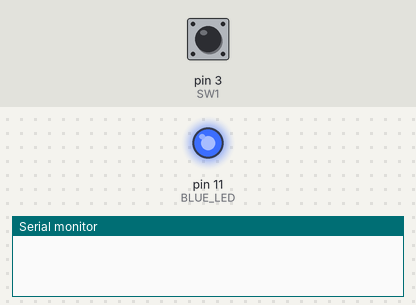
Bench run of a sketch on a simulated Arduino Mega 2560, built with avr-gcc and run on an emulated ATmega2560. Shown: output pins drawn as LEDs (lit = HIGH), the last lines printed to the serial monitor. Inputs (shaded band) come from the test bench; at power-on: pin 3 (SW1) HIGH. The modem accepts every AT command (registered, SIM ready, sends succeed) and sends nothing else.

Above: at 3.2 s.
3.3 s: pin 3 (SW1) pulled LOW for 0.15 s
At 4.0 s:
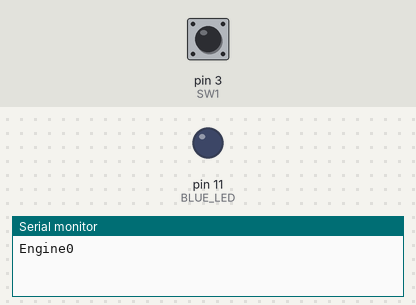
Timing chart, 0 to 6.3 s (numbered marks = the images above; inputs shaded):
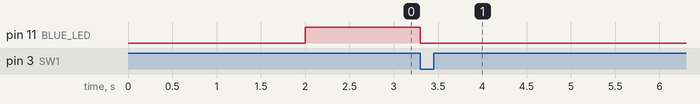

The sketch:

switch_sensing_SMS.ino
```cpp
const int SW1 = 3;
//const int SW3 = 5;

const int BLUE_LED = 11;

void setup() {
  // put your setup code here, to run once:
  Serial.begin(115200);
  Serial2.begin(115200);

  pinMode(SW1, INPUT);
  pinMode(BLUE_LED, OUTPUT);
/*
  Serial2.setTX(8);
  Serial2.setRX(9);*/
  delay(2000); // Give the module time to initialize
  digitalWrite(BLUE_LED, 1);
}

void loop() {
  // put your main code here, to run repeatedly:
  int SWITCH = digitalRead(SW1);
  if(SWITCH ==0){
    digitalWrite(BLUE_LED, 0);
    Serial.print("Engine");
    Serial.println(SWITCH);
    sendSMS("01063889819", "engine on");
  }
//  receiveSMS();
//  if (SWITCH == 0){
//  delay(2000); // Replace with recipient's phone number
}

void sendSMS(const char* phoneNumber, const char* message) {
  // AT command to set the GSM module in SMS mode
  Serial2.println("AT+CMGF=1");
  delay(1000);

  // AT command to specify the recipient's phone number
  Serial2.print("AT+CMGS=\"");
  Serial2.print(phoneNumber);
  Serial2.println("\"");
  delay(1000);

  // Message content
  Serial2.print(message);

  // ASCII code of the Ctrl+Z
  Serial2.write(26);
  delay(1000);
}


/*void receiveSMS() {
  // AT command to set the GSM module in SMS mode
  Serial2.println("AT+CMGR=1");
  delay(1000);

  // AT command to specify the recipient's phone number
  //Serial2.println("AT+CNMI=2,2,0,0,0");

  //if (Serial2.available()) {
  String receivedData = Serial2.readStringUntil('\n');
    const char* received = receivedData.c_str();
    Serial.print(received);
    if(strstr(received, "NEWMT")!=NULL)
  //if (receivedData.startsWith("+CMT:")) {
      // Incoming SMS detected
  //String phoneNumber = Serial2.readStringUntil('\n');
  //String smsContent = Serial2.readStringUntil('\n');

      // Print received SMS details to Serial Monitor
  Serial.println(receivedData);
}*/
```

Measured:
- after the input at 3.3 s, pin 11 (BLUE_LED): HIGH → LOW at once
